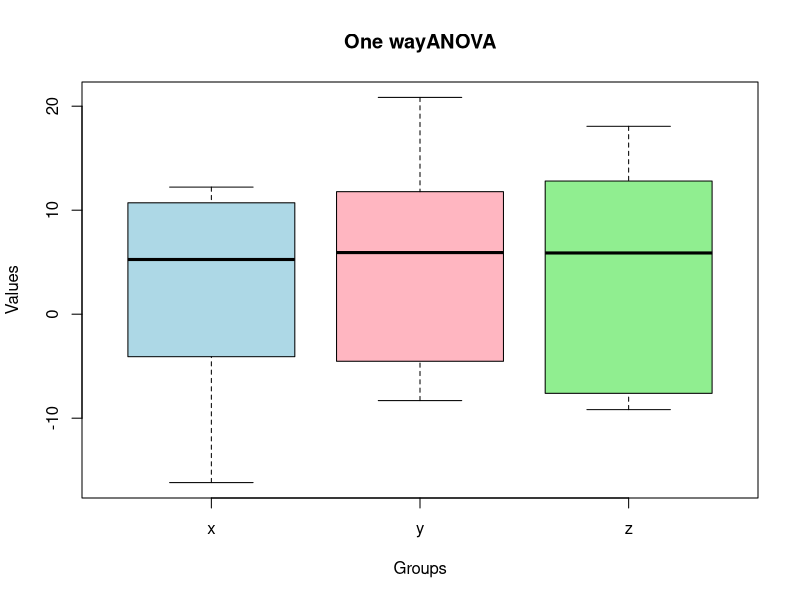
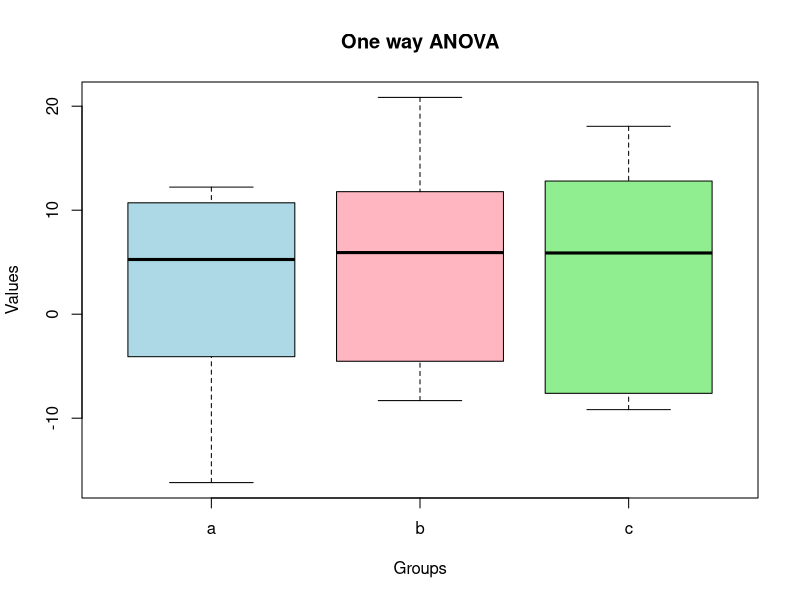
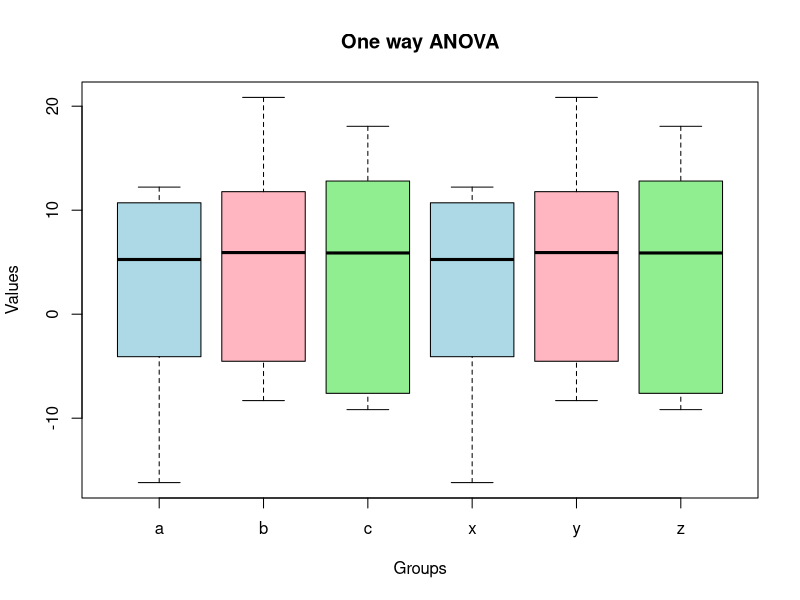
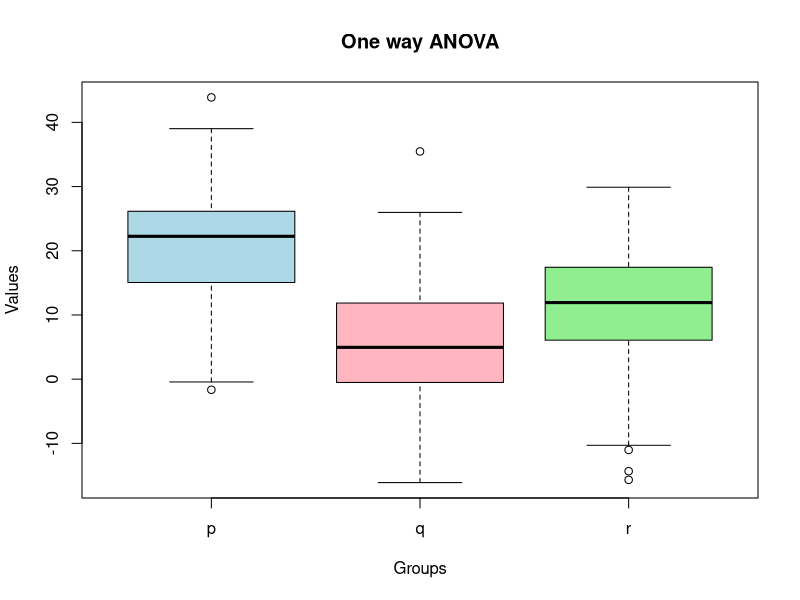

Generate these figures, in order, with R:
## ---- chunk 1
# ANOVA

## comparing more than 2 vectors
x = rnorm(10, sd=10, mean=5)
y = rnorm(10, sd=10, mean=6)
z = rnorm(10, sd=10, mean=7)
## ---- chunk 2
data.frame(values=c(x,y,z),
           variable=c(rep("x", length(x)),
                      rep("y", length(y)),
                      rep("z", length(z)))) -> xyzBox

boxplot(xyzBox$values~xyzBox$variable,
        main = "One wayANOVA",
        xlab = "Groups",
        ylab = "Values",
        col = c("lightblue", "lightpink", "lightgreen"))
## ---- chunk 3
# ANOVA

## comparing more than 2 vectors
a = rnorm(10, sd=10, mean=60)
b = rnorm(10, sd=10, mean=6)
c = rnorm(10, sd=10, mean=7)
## ---- chunk 4
data.frame(values=c(x,y,z),
           variable=c(rep("a", length(a)),
                      rep("b", length(b)),
                      rep("c", length(c)))) -> abcBox

boxplot(abcBox$values~abcBox$variable,
        main = "One way ANOVA",
        xlab = "Groups",
        ylab = "Values",
        col = c("lightblue", "lightpink", "lightgreen"))
## ---- chunk 5
# rbind will append the rows

rbind(abcBox,xyzBox) -> abcxyzBox

boxplot(abcxyzBox$values~abcxyzBox$variable,
        main = "One way ANOVA",
        xlab = "Groups",
        ylab = "Values",
        col = c("lightblue", "lightpink", "lightgreen"))
## ---- chunk 6
# One way anova

res.aov <- aov(values ~ variable, data = abcxyzBox)

# Null hypothesis: All groups have the same mean

res.aov
## ---- chunk 7
summary(res.aov)
## ---- chunk 8
# Alternative Hypothesis: All groups don't have the same mean

res.aov_alt <- aov(values ~ variable, data = xyzBox)

res.aov_alt
## ---- chunk 9
summary(res.aov_alt)
## ---- chunk 10
# ANOVA

## comparing more than 2 vectors
p = rnorm(50, sd=10, mean=20)
q = rnorm(60, sd=10, mean=5)
r = rnorm(80, sd=10, mean=10)
## ---- chunk 11
data.frame(values=c(p,q,r),
           variable=c(rep("p", length(p)),
                      rep("q", length(q)),
                      rep("r", length(r)))) -> pqrBox

boxplot(pqrBox$values~pqrBox$variable,
        main = "One way ANOVA",
        xlab = "Groups",
        ylab = "Values",
        col = c("lightblue", "lightpink", "lightgreen"))
